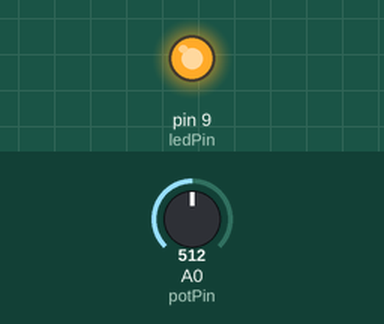
Simulated run of this sketch. Board: Arduino Uno, built with avr-gcc and run on an emulated ATmega328P. On the bench: output pins drawn as LEDs (lit = HIGH). The inputs (shaded band) are chosen by the test bench; at power-on: A0 (potPin) = 512.

Above: at 1.2 s.
1.3 s: A0 (potPin) set to 122
At 2.0 s:
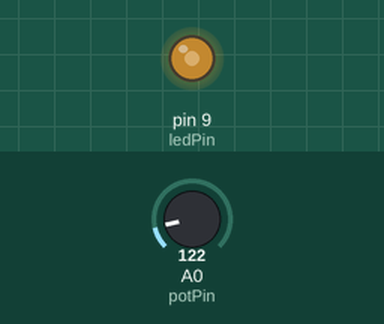
2.8 s: A0 (potPin) set to 0
At 3.1 s:
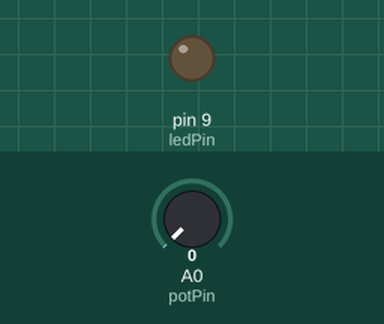
4.3 s: A0 (potPin) set to 306
At 5.5 s:
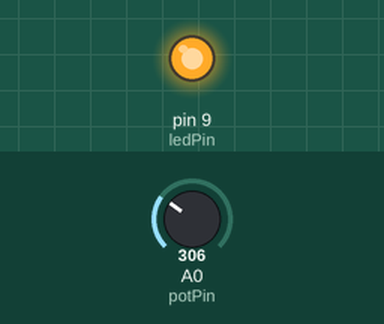
Timing chart, 0 to 7.3 s (numbered marks = the images above; inputs shaded):
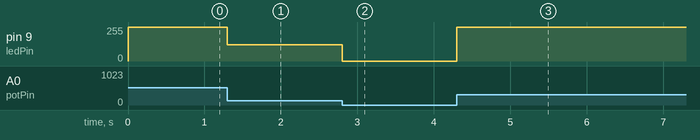

The sketch:

homework1.2.ino
```cpp
const int potPin = A0;
const int ledPin = 9;

int potValue = 0;
int ledValue = 0;

void setup() {
  pinMode(potPin, INPUT);
  pinMode(ledPin, OUTPUT);
}
void loop() {
  potValue = analogRead(potPin);
  ledValue = potValue;
  analogWrite(ledPin, ledValue);
}
```

Measured:
- after the input at 1.3 s, pin 9 (ledPin): 255/255 → 122/255 at once
- after the input at 2.8 s, pin 9 (ledPin): 122/255 → 0/255 at once
- after the input at 4.3 s, pin 9 (ledPin): 0/255 → 255/255 at once
